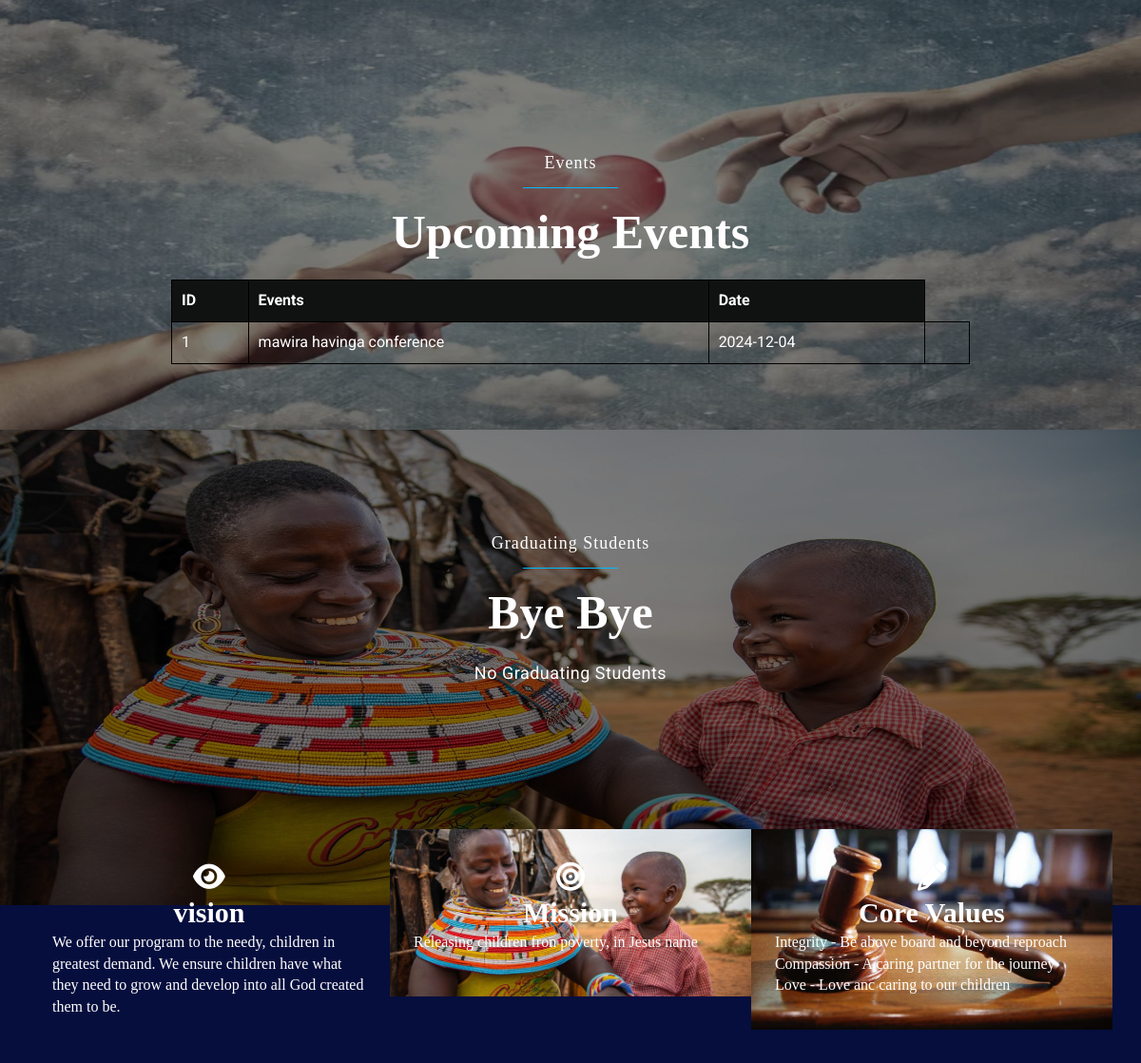
Page / (signed in, middle part) on the earlier database version.
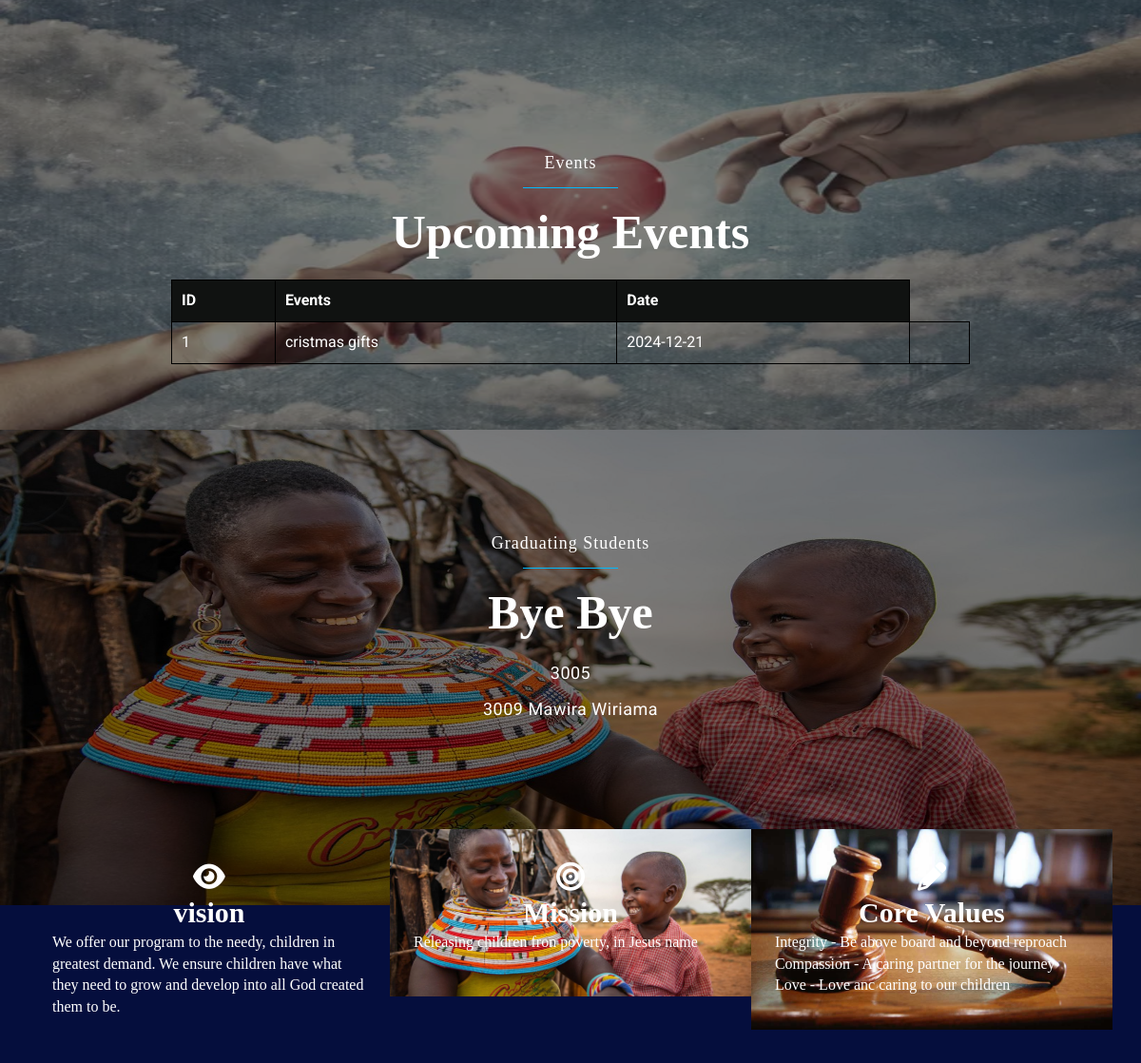
Same page on the later database version.
### app.py (models this page shows)
class Events(db.Model):
    __tablename__ = 'events'
    id = db.Column(db.Integer, primary_key=True)
    date = db.Column(db.Date, nullable=False)
    infomation = db.Column(db.String(500))

class Outdated(db.Model):
    __tablename__ = 'outdated'
    id = db.Column(db.Integer, primary_key=True)
    ben_number = db.Column(db.Integer, nullable=False)

### app.py (the view)
@app.route('/')
@require_login
def home():
    ben_number = session.get('ben_number')
    user = User.query.filter_by(ben_number=ben_number).first()
    announce = Announce.query.all()
    events = Events.query.all()
    outdated = Outdated.query.all()
    outdated = sorted(outdated, key=lambda student: student.ben_number)
    full_names = {}
    for ben_num in outdated:
        user = User.query.filter_by(ben_number=ben_num.ben_number).first()
        if user:
            full_names[ben_num.ben_number] = f"{user.f_name} {user.s_name}"
    if user:
        full_name = f"{user.f_name} {user.s_name}"
    return render_template('home.html', events=events, full_name=full_name, announce=announce, outdated=outdated, full_names=full_names)

### app.py (called while the page is built)
def require_login(f):
    @wraps(f)
    def decorated_function(*args, **kwargs):
        if 'ben_number' not in session and request.endpoint != 'login' and request.endpoint != 'register':
            return redirect(url_for('login'))
        return f(*args, **kwargs)
    return decorated_function

### templates/home.html (shortened to what this page needs)
<!DOCTYPE html>
<html lang="en">
  <head>
    <link href="static/css/font-awesome.css" rel="stylesheet">
    <link href="static/css/bootstrap.css" rel="stylesheet">
    <link rel="stylesheet" type="text/css" href="static/css/slick.css">
    <link rel="stylesheet" href="static/css/jquery.fancybox.css" type="text/css" media="screen" />
    <link id="switcher" href="static/css/theme-color/default-theme.css" rel="stylesheet">
    <link href="static/css/style.css" rel="stylesheet">
    <link href="https://cdnjs.cloudflare.com/ajax/libs/font-awesome/6.0.0-beta3/css/all.min.css" rel="stylesheet">
  </head>
  <body>
  <section id="mu-slider">
    <div class="mu-slider-single">
      <div class="mu-slider-content">
      </div>
    </div>
    <div class="mu-slider-single">
      <div class="mu-slider-img">
        <figure>
          <img src="static/images/love0.jpg" alt="img">
        </figure>
      </div>
      <div class="mu-slider-content">
        <h4 style="font-family: playwrite cuba;">Events</h4>
        <span></span>
        <h2 style="font-family: playwrite cuba;">Upcoming Events</h2>
		<div class="form-out">
			{% if events %}
			<table>
				<thead>
					<tr>
						<th>ID</th>
						<th>Events</th>
						<th>Date</th>
					</tr>
				</thead>
				<tbody>
					{% for event in events %}
					<tr>
						<td>{{ event.id }}</td>
						<td>{{ event.infomation }}</td>
						<td>{{ event.date }}</td>
						<td>
						</td>
					</tr>
					{% endfor %}
				</tbody>
			</table>
			{% else %}
			<p>
				No Upcoming Events<br>
				Enjoy the silence
			</p>
			{% endif %}
      </div>
    </div>
    <div class="mu-slider-single">
      <div class="mu-slider-img">
        <figure>
          <img src="static/images/mission.jpg" alt="img">
        </figure>
      </div>
      <div class="mu-slider-content">
        <h4 style="font-family: playwrite cuba;">Graduating Students</h4>
        <span></span>
        <h2 style="font-family: playwrite cuba;">Bye Bye</h2>
        <p>
			{% if outdated %}
            {% for student in outdated %}
                <p>
					{{ student.ben_number }}
					{{ full_names[student.ben_number] }}
                </p>
            {% endfor %}
			{% else %}
				<p>No Graduating Students</p>
			{% endif %}
		</p>
      </div>
    </div>
  </section>
  <section id="mu-service">
    <div class="container">
      <div class="row">
        <div class="col-lg-12 col-md-12">
          <div class="mu-service-area">
            <div class="mu-service-single" style="background-image: static/images/vision.png;">
              <span class="fa fa-eye"></span>
              <h2 style="font-family: playwrite cuba;">vision</h2>
              <p style="text-align: left; font-family: sevillana;">We offer our program to the needy, children in greatest demand. We ensure children have what they need to grow and develop into all God created them to be.</p>
            </div>
            <div class="mu-service-single">
              <span class="fa fa-bullseye"></span>
              <h2 style="font-family: playwrite cuba;">Mission</h2>
              <p style="text-align: left; font-family: sevillana;">Releasing children fron poverty, in Jesus name</p>
            </div>
            <div class="mu-service-single">
              <span class="fa fa-pencil"></span>
              <h2 style="font-family: playwrite cuba;">Core Values</h2>
				<ul>
					<li style="text-align: left; font-family: sevillana;">Integrity - Be above board and beyond reproach</li>
					<li style="text-align: left; font-family: sevillana;">Compassion - A caring partner for the journey</li>
					<li style="text-align: left; font-family: sevillana;">Love - Love anc caring to our children</li>
				</ul>
            </div>
          </div>
        </div>
      </div>
    </div>
  </section>
  </body>
</html>

### static/css/theme-color/default-theme.css (style rules this page uses)
#mu-slider .mu-slider-single .mu-slider-content span { background-color: #01bafd; }

### static/css/style.css (style rules this page uses)
body { background-color: #050e3d; font-family: "Roboto", sans-serif; color: #333333; font-size: 16px; overflow-x: hidden; }
ul { padding: 0; margin: 0; list-style: none; }
h1, h2, h3, h4, h5, h6 { font-family: "Montserrat", sans-serif; }
h2 { font-size: 30px; font-weight: 700; line-height: 40px; margin: 0; }
img { border: none; }
#mu-slider { display: inline; float: left; width: 100%; }
#mu-slider .mu-slider-single { display: inline; float: left; width: 100%; position: relative; }
#mu-slider .mu-slider-single .mu-slider-img { display: inline; float: left; width: 100%; height: 500px; }
#mu-slider .mu-slider-single .mu-slider-img:after { background-color: rgba(0, 0, 0, 0.5); content: ''; position: absolute; left: 0; right: 0; top: 0; bottom: 0; }
#mu-slider .mu-slider-single .mu-slider-img figure { height: 100%; width: 100%; }
#mu-slider .mu-slider-single .mu-slider-img figure img { width: 100%; height: 100%; }
#mu-slider .mu-slider-single .mu-slider-content { color: #fff; position: absolute; left: 0; right: 0; top: 20%; padding: 0 15%; width: 100%; text-align: center; height: 100%; }
#mu-slider .mu-slider-single .mu-slider-content h4 { letter-spacing: 1px; margin-bottom: 0; }
#mu-slider .mu-slider-single .mu-slider-content span { display: inline-block; height: 1px; width: 100px; }
#mu-slider .mu-slider-single .mu-slider-content h2 { font-size: 50px; line-height: 80px; margin-bottom: 10px; }
#mu-slider .mu-slider-single .mu-slider-content p { font-size: 18px; letter-spacing: 0.5px; line-height: 28px; }
#mu-service { display: inline; float: left; margin-top: -80px; width: 100%; }
#mu-service .mu-service-area { display: inline; float: left; width: 100%; }
#mu-service .mu-service-area .mu-service-single { background-size: cover; background-repeat: no-repeat; background-position: center; color: #fff; display: inline; float: left; padding: 35px 25px; text-align: center; width: 33.33%; }
#mu-service .mu-service-area .mu-service-single:nth-child(2) { background-image: url('static/images/mission.jpg'); }
#mu-service .mu-service-area .mu-service-single:nth-child(3) { background-image: url('static/images/core.jpg'); }
#mu-service .mu-service-area .mu-service-single span { font-size: 30px; }
#mu-service .mu-service-area .mu-service-single p { font-weight: lighter; }
table { border-collapse: collapse; width: 100%; }
th, td { padding: 10px; text-align: left; border: 1px solid black; }
th { background-color: #101211; }

Differences in the rows shown:
changed Events id 1: infomation "mawira havinga conference" → "cristmas gifts"; date "2024-12-04" → "2024-12-21"
added Outdated: ben_number "3005"
added Outdated: ben_number "3009", ben_number "Mawira Wiriama"
Other differences:
text no longer shown: "No Graduating Students"
